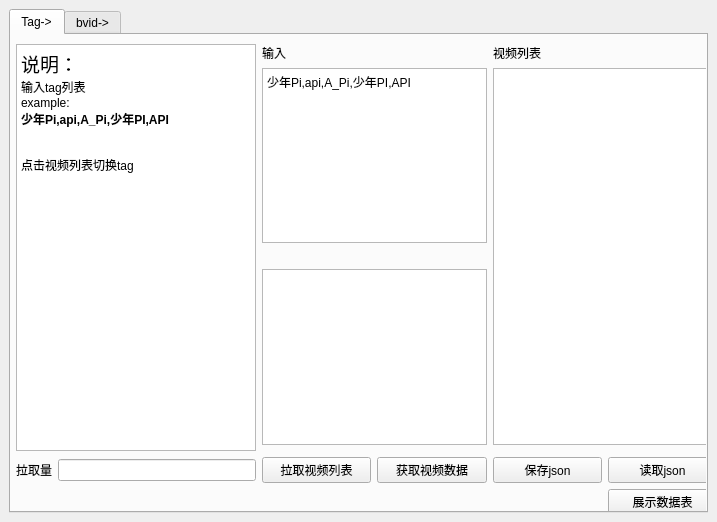
<?xml version="1.0" encoding="UTF-8"?>
<ui version="4.0">
 <class>MainWindow</class>
 <widget class="QMainWindow" name="MainWindow">
  <property name="geometry">
   <rect>
    <x>0</x>
    <y>0</y>
    <width>717</width>
    <height>522</height>
   </rect>
  </property>
  <property name="sizePolicy">
   <sizepolicy hsizetype="Fixed" vsizetype="Fixed">
    <horstretch>0</horstretch>
    <verstretch>0</verstretch>
   </sizepolicy>
  </property>
  <property name="minimumSize">
   <size>
    <width>717</width>
    <height>522</height>
   </size>
  </property>
  <property name="maximumSize">
   <size>
    <width>717</width>
    <height>522</height>
   </size>
  </property>
  <property name="windowTitle">
   <string>MainWindow</string>
  </property>
  <widget class="QWidget" name="centralwidget">
   <layout class="QGridLayout" name="gridLayout">
    <item row="0" column="0">
     <widget class="QTabWidget" name="tabWidget">
      <property name="currentIndex">
       <number>0</number>
      </property>
      <widget class="QWidget" name="tab">
       <attribute name="title">
        <string>Tag-&gt;</string>
       </attribute>
       <widget class="QWidget" name="formLayoutWidget">
        <property name="geometry">
         <rect>
          <x>5</x>
          <y>9</y>
          <width>701</width>
          <height>471</height>
         </rect>
        </property>
        <layout class="QGridLayout" name="gridLayout_2">
         <property name="sizeConstraint">
          <enum>QLayout::SetMinAndMaxSize</enum>
         </property>
         <item row="1" column="2" colspan="2">
          <widget class="QPlainTextEdit" name="plainTextEdit">
           <property name="plainText">
            <string>少年Pi,api,A_Pi,少年PI,API</string>
           </property>
          </widget>
         </item>
         <item row="0" column="4" colspan="2">
          <widget class="QLabel" name="labell">
           <property name="text">
            <string>视频列表</string>
           </property>
          </widget>
         </item>
         <item row="5" column="0">
          <widget class="QLabel" name="label_4">
           <property name="text">
            <string>拉取量</string>
           </property>
          </widget>
         </item>
         <item row="3" column="2" colspan="2">
          <widget class="QTextBrowser" name="textBrowser_2"/>
         </item>
         <item row="0" column="2" colspan="2">
          <widget class="QLabel" name="label">
           <property name="text">
            <string>输入</string>
           </property>
          </widget>
         </item>
         <item row="5" column="1">
          <widget class="QLineEdit" name="lineEdit">
           <property name="text">
            <string/>
           </property>
          </widget>
         </item>
         <item row="5" column="3">
          <widget class="QPushButton" name="pushButtonv">
           <property name="text">
            <string>获取视频数据</string>
           </property>
          </widget>
         </item>
         <item row="0" column="0" rowspan="5" colspan="2">
          <widget class="QTextBrowser" name="textBrowser">
           <property name="html">
            <string>&lt;!DOCTYPE HTML PUBLIC &quot;-//W3C//DTD HTML 4.0//EN&quot; &quot;http://www.w3.org/TR/REC-html40/strict.dtd&quot;&gt;
&lt;html&gt;&lt;head&gt;&lt;meta name=&quot;qrichtext&quot; content=&quot;1&quot; /&gt;&lt;style type=&quot;text/css&quot;&gt;
p, li { white-space: pre-wrap; }
&lt;/style&gt;&lt;/head&gt;&lt;body style=&quot; font-family:'SimSun'; font-size:9.06294pt; font-weight:400; font-style:normal;&quot;&gt;
&lt;p style=&quot; margin-top:0px; margin-bottom:0px; margin-left:0px; margin-right:0px; -qt-block-indent:0; text-indent:0px;&quot;&gt;&lt;span style=&quot; font-size:14pt;&quot;&gt;说明：&lt;/span&gt;&lt;/p&gt;
&lt;p style=&quot; margin-top:0px; margin-bottom:0px; margin-left:0px; margin-right:0px; -qt-block-indent:0; text-indent:0px;&quot;&gt;&lt;span style=&quot; font-size:9.06294pt;&quot;&gt;输入tag列表&lt;/span&gt;&lt;/p&gt;
&lt;p style=&quot; margin-top:0px; margin-bottom:0px; margin-left:0px; margin-right:0px; -qt-block-indent:0; text-indent:0px;&quot;&gt;&lt;span style=&quot; font-size:9.06294pt;&quot;&gt;example:&lt;/span&gt;&lt;/p&gt;
&lt;p style=&quot; margin-top:0px; margin-bottom:0px; margin-left:0px; margin-right:0px; -qt-block-indent:0; text-indent:0px;&quot;&gt;&lt;span style=&quot; font-size:9.06294pt; font-weight:600;&quot;&gt;少年Pi,api,A_Pi,少年PI,API&lt;/span&gt;&lt;/p&gt;
&lt;p style=&quot;-qt-paragraph-type:empty; margin-top:0px; margin-bottom:0px; margin-left:0px; margin-right:0px; -qt-block-indent:0; text-indent:0px; font-size:9.06294pt;&quot;&gt;&lt;br /&gt;&lt;/p&gt;
&lt;p style=&quot;-qt-paragraph-type:empty; margin-top:0px; margin-bottom:0px; margin-left:0px; margin-right:0px; -qt-block-indent:0; text-indent:0px; font-size:9.06294pt;&quot;&gt;&lt;br /&gt;&lt;/p&gt;
&lt;p style=&quot; margin-top:0px; margin-bottom:0px; margin-left:0px; margin-right:0px; -qt-block-indent:0; text-indent:0px;&quot;&gt;&lt;span style=&quot; font-size:9.06294pt;&quot;&gt;点击视频列表切换tag&lt;/span&gt;&lt;/p&gt;&lt;/body&gt;&lt;/html&gt;</string>
           </property>
          </widget>
         </item>
         <item row="5" column="5">
          <widget class="QPushButton" name="pushButtonr">
           <property name="text">
            <string>读取json</string>
           </property>
          </widget>
         </item>
         <item row="8" column="5">
          <widget class="QPushButton" name="pushButtonshow">
           <property name="text">
            <string>展示数据表</string>
           </property>
          </widget>
         </item>
         <item row="2" column="2" colspan="2">
          <widget class="QLabel" name="labelt">
           <property name="text">
            <string/>
           </property>
          </widget>
         </item>
         <item row="1" column="4" rowspan="3" colspan="2">
          <widget class="QListView" name="listView"/>
         </item>
         <item row="5" column="4">
          <widget class="QPushButton" name="pushButtons">
           <property name="text">
            <string>保存json</string>
           </property>
          </widget>
         </item>
         <item row="8" column="2" colspan="2">
          <widget class="QLabel" name="labeld">
           <property name="text">
            <string/>
           </property>
          </widget>
         </item>
         <item row="5" column="2">
          <widget class="QPushButton" name="pushButtonl">
           <property name="text">
            <string>拉取视频列表</string>
           </property>
          </widget>
         </item>
        </layout>
       </widget>
      </widget>
      <widget class="QWidget" name="tab_2">
       <attribute name="title">
        <string>bvid-&gt;</string>
       </attribute>
       <widget class="QWidget" name="gridLayoutWidget">
        <property name="geometry">
         <rect>
          <x>0</x>
          <y>0</y>
          <width>691</width>
          <height>471</height>
         </rect>
        </property>
        <layout class="QGridLayout" name="gridLayout_3">
         <property name="sizeConstraint">
          <enum>QLayout::SetFixedSize</enum>
         </property>
         <item row="0" column="0">
          <widget class="QLabel" name="label_2">
           <property name="text">
            <string>施工中...</string>
           </property>
          </widget>
         </item>
        </layout>
       </widget>
      </widget>
     </widget>
    </item>
   </layout>
  </widget>
 </widget>
 <resources/>
 <connections/>
</ui>
